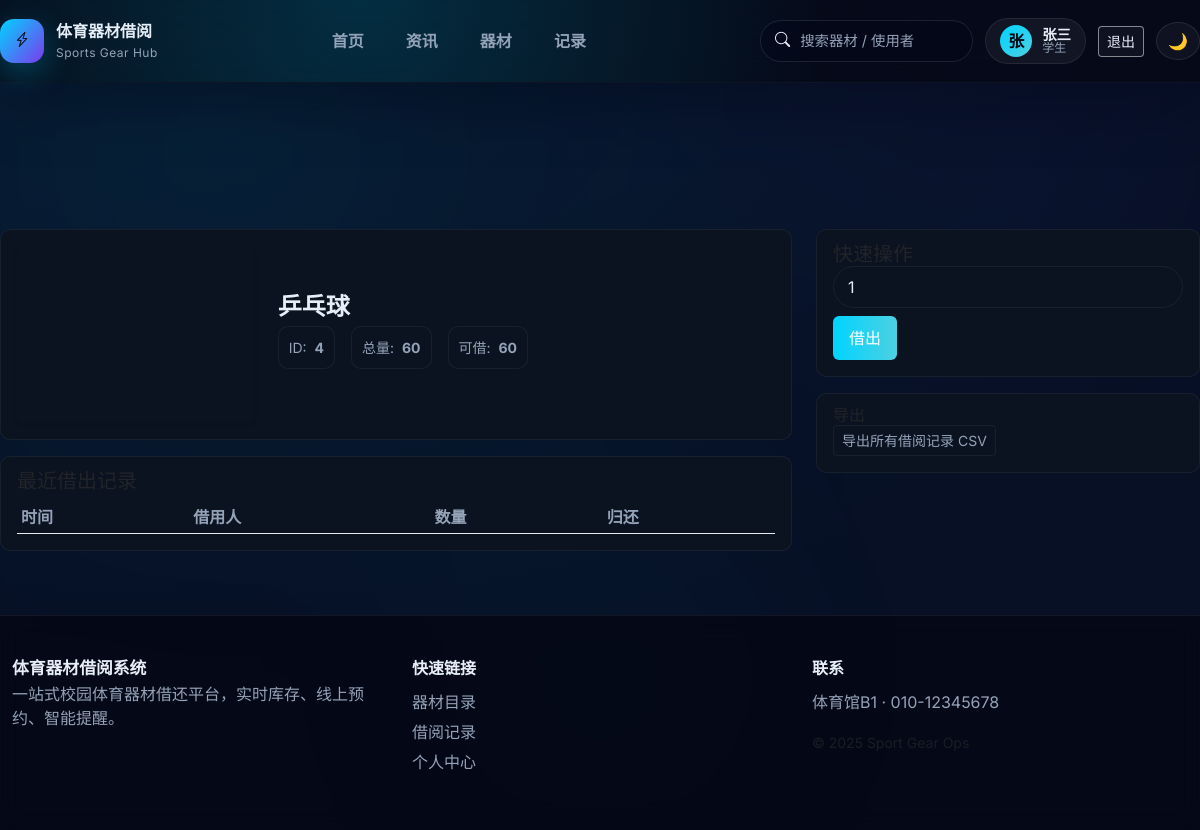
The app's page /equipment/4 (signed in), older data.
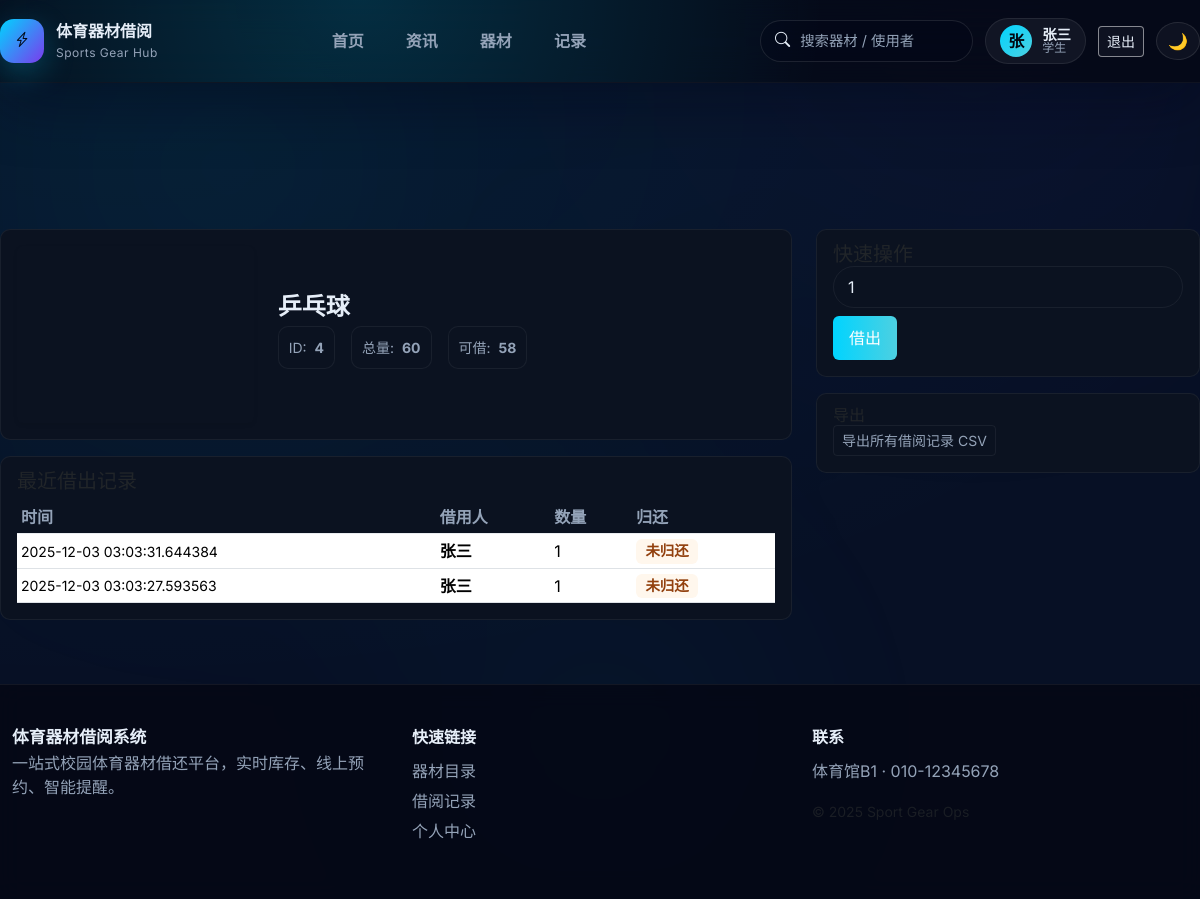
The same page, newer data.
### models.py (models this page shows, shortened)
class Equipment(db.Model):
    __tablename__ = 'equipment'
    id = db.Column(db.Integer, primary_key=True)
    name = db.Column(db.String(120), nullable=False)
    total_quantity = db.Column(db.Integer, nullable=False, default=1)
    available_quantity = db.Column(db.Integer, nullable=False, default=1)

class BorrowRecord(db.Model):
    __tablename__ = 'borrow_record'
    id = db.Column(db.Integer, primary_key=True)
    equipment_id = db.Column(db.Integer, db.ForeignKey('equipment.id'), nullable=False)
    user_id = db.Column(db.Integer, db.ForeignKey('user.id'), nullable=True)
    equipment = db.relationship('Equipment', backref=db.backref('borrow_records', lazy=True))
    user = db.relationship('User', backref=db.backref('borrow_records', lazy=True))
    user_name = db.Column(db.String(120), nullable=False)
    quantity = db.Column(db.Integer, nullable=False)
    borrow_date = db.Column(db.DateTime, default=lambda: datetime.datetime.now(timezone.utc))
    return_date = db.Column(db.DateTime, nullable=True)

### app.py (the view)
    @app.route('/equipment/<int:equipment_id>')
    @login_required
    def equipment_detail(equipment_id: int):
        eq = db.session.get(Equipment, equipment_id)
        if not eq:
            flash('设备未找到', 'error')
            return redirect(url_for('catalog'))
        records = (
            BorrowRecord.query.filter_by(equipment_id=eq.id)
            .order_by(BorrowRecord.borrow_date.desc())
            .limit(50)
            .all()
        )
        return render_template('equipment_detail.html', equipment=eq, records=records)

### services/auth.py (called while the page is built)
def get_current_user() -> Optional[User]:
    if hasattr(g, '_cached_user'):
        return g._cached_user
    user_id = session.get('user_id')
    user = db.session.get(User, user_id) if user_id else None
    g._cached_user = user
    return user

def login_required(view):
    @wraps(view)
    def wrapped(*args, **kwargs):
        if not session.get('user_id'):
            flash('请先登录', 'error')
            return redirect(url_for('login', next=request.url))
        return view(*args, **kwargs)
    return wrapped

### templates/equipment_detail.html (shortened to what this page needs)
{% extends 'layout.html' %}
{% block content %}
<div class="row">
  <div class="col-md-8">
    <div class="card mb-3">
      <div class="card-body">
        <div class="row align-items-center">
          <div class="col-sm-4">
            <div class="ratio ratio-4x3 rounded overflow-hidden shadow-sm">
              <svg class="w-100 h-100" viewBox="0 0 200 150" xmlns="http://www.w3.org/2000/svg">
                <rect width="100%" height="100%" fill="transparent" />
              </svg>
            </div>
          </div>
          <div class="col-sm-8">
            <h4 class="card-title mb-1">{{ equipment.name }}</h4>
            <div class="d-flex gap-3 align-items-center mb-2">
              <div class="glass small muted">ID: <span class="fw-bold ms-1">{{ equipment.id }}</span></div>
              <div class="glass small muted">总量: <span class="fw-bold ms-1">{{ equipment.total_quantity }}</span></div>
              <div class="glass small muted">可借: <span class="fw-bold ms-1">{{ equipment.available_quantity }}</span></div>
            </div>
          </div>
        </div>
      </div>
    </div>
    <div class="card">
      <div class="card-body">
        <h5 class="card-subtitle mb-2">最近借出记录</h5>
        <div class="table-responsive">
          <table class="table table-sm mb-0">
            <thead class="table-light"><tr><th>时间</th><th>借用人</th><th>数量</th><th>归还</th></tr></thead>
            <tbody>
              {% for r in records %}
              <tr>
                <td class="small muted">{{ r.borrow_date }}</td>
                <td class="fw-semibold">{{ r.user_name }}</td>
                <td>{{ r.quantity }}</td>
                <td>
                  {% if r.return_date %}
                    <span class="badge badge-success">已归还</span>
                    <div class="small muted mt-1">{{ r.return_date }}</div>
                  {% else %}
                    <span class="badge badge-warning">未归还</span>
                  {% endif %}
                </td>
              </tr>
              {% endfor %}
            </tbody>
          </table>
        </div>
      </div>
    </div>
  </div>
  <div class="col-md-4">
    <div class="card mb-3">
      <div class="card-body">
        <h5 class="card-subtitle">快速操作</h5>
            {% if equipment.available_quantity > 0 %}
          {% if current_user %}
            <form method="post" action="/borrow">
              <div class="mb-2">
                <input type="number" name="quantity" value="1" min="1" max="{{ equipment.available_quantity }}" class="form-control">
              </div>
              <button class="btn btn-primary">借出</button>
            </form>
          {% else %}
            <div class="alert alert-info mb-0">请先 <a href="{{ url_for('login', next=request.path) }}">登录</a> 后借用本器材。</div>
          {% endif %}
        {% else %}
        <div class="alert alert-secondary">当前无库存</div>
        {% endif %}
      </div>
    </div>
    <div class="card">
      <div class="card-body">
        <h6 class="card-subtitle">导出</h6>
        <a class="btn btn-outline-secondary btn-sm" href="/export_records">导出所有借阅记录 CSV</a>
      </div>
    </div>
  </div>
</div>
{% endblock %}

### templates/layout.html (shortened to what this page needs)
<!doctype html>
<html lang="zh-CN">
  <head>
    <link href="https://cdn.jsdelivr.net/npm/bootstrap@5.3.2/dist/css/bootstrap.min.css" rel="stylesheet">
    <link href="https://cdn.jsdelivr.net/npm/bootstrap-icons@1.10.5/font/bootstrap-icons.css" rel="stylesheet">
    <link rel="stylesheet" href="https://cdnjs.cloudflare.com/ajax/libs/font-awesome/6.5.0/css/all.min.css" />
    <link rel="stylesheet" href="{{ url_for('static', filename='style.css') }}">
  </head>
  <body class="app-body">
    <div class="bg-grid" aria-hidden="true"></div>
    <header class="nav-shell">
      <div class="container nav-inner">
        <a class="brand" href="{{ url_for('index') }}">
          <span class="brand-mark"><i class="bi bi-lightning-charge"></i></span>
          <div>
            <div class="brand-title">体育器材借阅</div>
            <div class="brand-sub">Sports Gear Hub</div>
          </div>
        </a>
        <nav class="nav-links d-none d-lg-flex">
          <a href="{{ url_for('index') }}" class="nav-link {% if request.endpoint == 'index' %}active{% endif %}">首页</a>
          <a href="{{ url_for('news_list') }}" class="nav-link {% if request.endpoint in ['news_list','news_detail'] %}active{% endif %}">资讯</a>
          <a href="{{ url_for('catalog') }}" class="nav-link {% if request.endpoint == 'catalog' %}active{% endif %}">器材</a>
          <a href="{{ url_for('records') }}" class="nav-link {% if request.endpoint == 'records' %}active{% endif %}">记录</a>
        </nav>
        <div class="nav-actions">
          <form class="d-none d-xl-flex" method="get" action="{{ url_for('catalog') }}" role="search">
            <label class="search-pill">
              <i class="bi bi-search"></i>
              <input name="q" placeholder="搜索器材 / 使用者" autocomplete="off">
            </label>
          </form>
          {% if current_user %}
          <a class="user-pill" href="{{ url_for('profile') }}">
            <span class="avatar">{{ current_user.username[:1]|upper }}</span>
            <span class="user-meta">
              <span class="user-name">{{ current_user.username }}</span>
              <span class="user-role">{{ '管理员' if current_user.is_admin else '学生' }}</span>
            </span>
          </a>
          <a class="btn btn-sm btn-outline-light d-none d-lg-inline-flex" href="{{ url_for('logout') }}">退出</a>
          {% else %}
          <a class="btn btn-sm btn-outline-light me-2" href="{{ url_for('login') }}">登录</a>
          <a class="btn btn-sm btn-primary" href="{{ url_for('register') }}">注册</a>
          {% endif %}
          <button id="theme-toggle-btn" class="btn btn-icon" type="button" aria-label="切换主题">🌙</button>
        </div>
      </div>
      <div class="nav-glow" aria-hidden="true"></div>
    </header>
    <main class="container content-shell">
      {% block content %}{% endblock %}
    </main>
    <footer class="site-footer">
      <div class="container footer-grid">
        <div>
          <div class="brand-mini">体育器材借阅系统</div>
          <p>一站式校园体育器材借还平台，实时库存、线上预约、智能提醒。</p>
        </div>
        <div>
          <div class="footer-title">快速链接</div>
          <ul>
            <li><a href="{{ url_for('catalog') }}">器材目录</a></li>
            <li><a href="{{ url_for('records') }}">借阅记录</a></li>
            <li><a href="{{ url_for('profile') }}">个人中心</a></li>
          </ul>
        </div>
        <div>
          <div class="footer-title">联系</div>
          <p>体育馆B1 · 010-12345678</p>
          <small class="text-muted">© {{ current_year if current_year else '2025' }} Sport Gear Ops</small>
        </div>
      </div>
    </footer>
  </body>
</html>

Row changes from the older to the newer data that the page shows:
changed Equipment "乒乓球": available_quantity "60" → "58"
added BorrowRecord: borrow_date "2025-12-03 03:03:31.644384", user_name "张三", quantity "1", shows "未归还"
added BorrowRecord: borrow_date "2025-12-03 03:03:27.593563", user_name "张三", quantity "1", shows "未归还"
